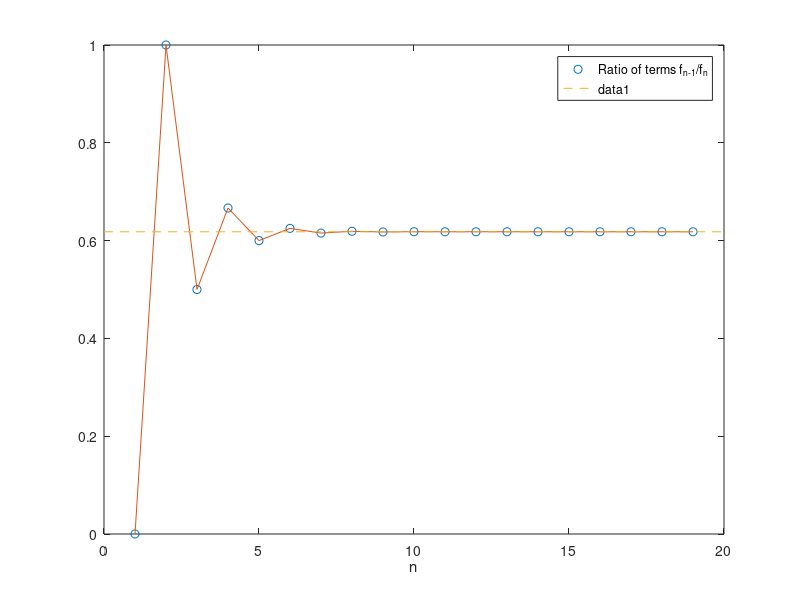

The MATLAB script that drew this image:
% 20130515 XY511 21:50
% AbrahamX @ NWPU
% Fibonnaci, the most tranditional approach.
F = zeros(1, 20);  % Pre-allocation
F(1) = 0;
F(2) = 1;
for i = 3: 20
  F(i) = F(i-1) + F(i-2);
end  % See how slow the fucking process would be.

% Plot
plot(1:19, F(1:19)./F(2:20), 'o')
hold on
xlabel('n')
plot(1:19, F(1:19)./F(2:20), '-')
legend('Ratio of terms f_{n-1}/f_n')
plot([0, 20], (sqrt(5)-1)/2*[1,1], '--')












% Comment: The Fibonnaci sequence starts off with the number 0 and
% 1, then succeeding terms are the sum of its two immediate predecessors.
